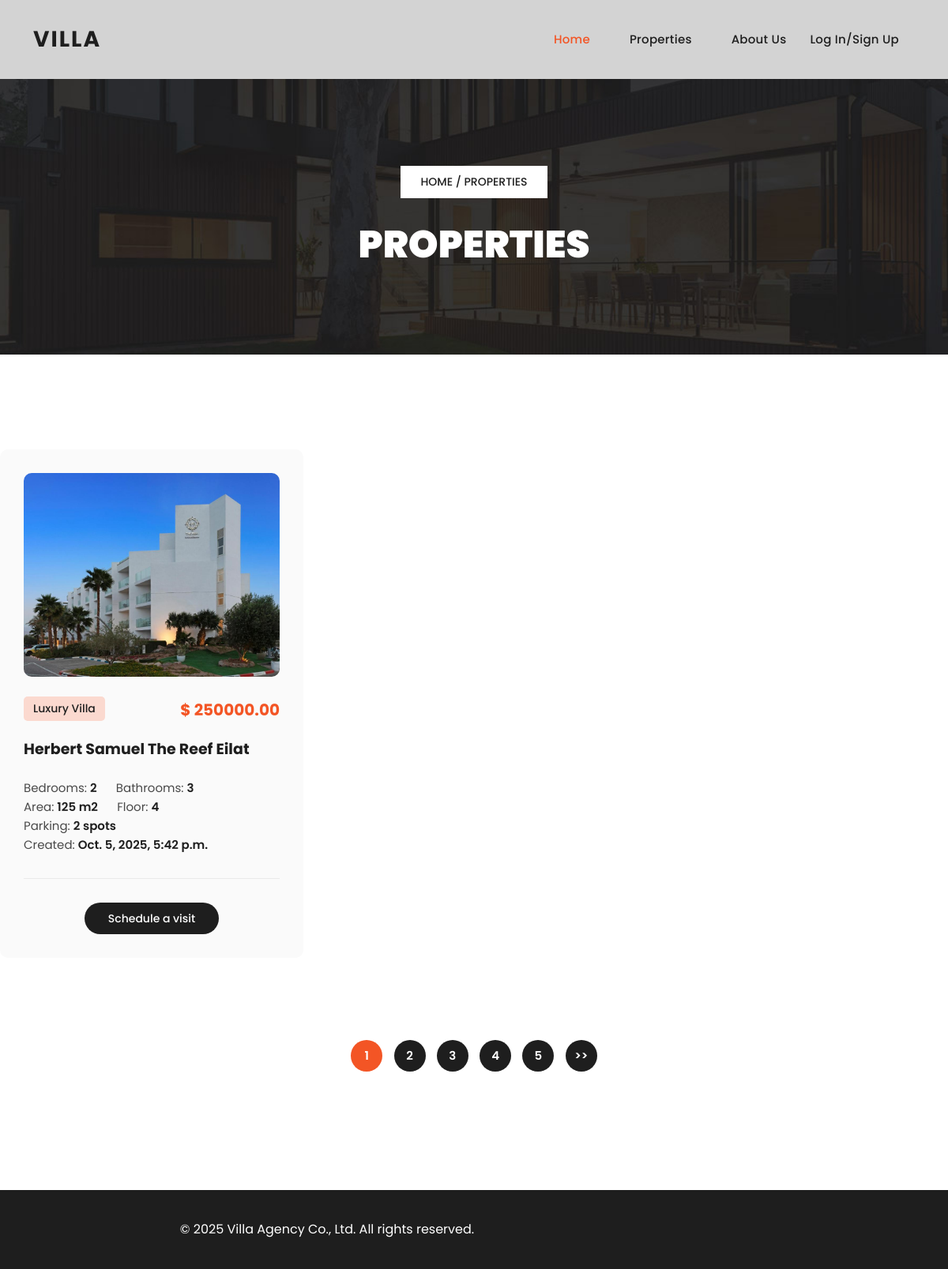
The page /all-properties/ on the database as committed earlier.
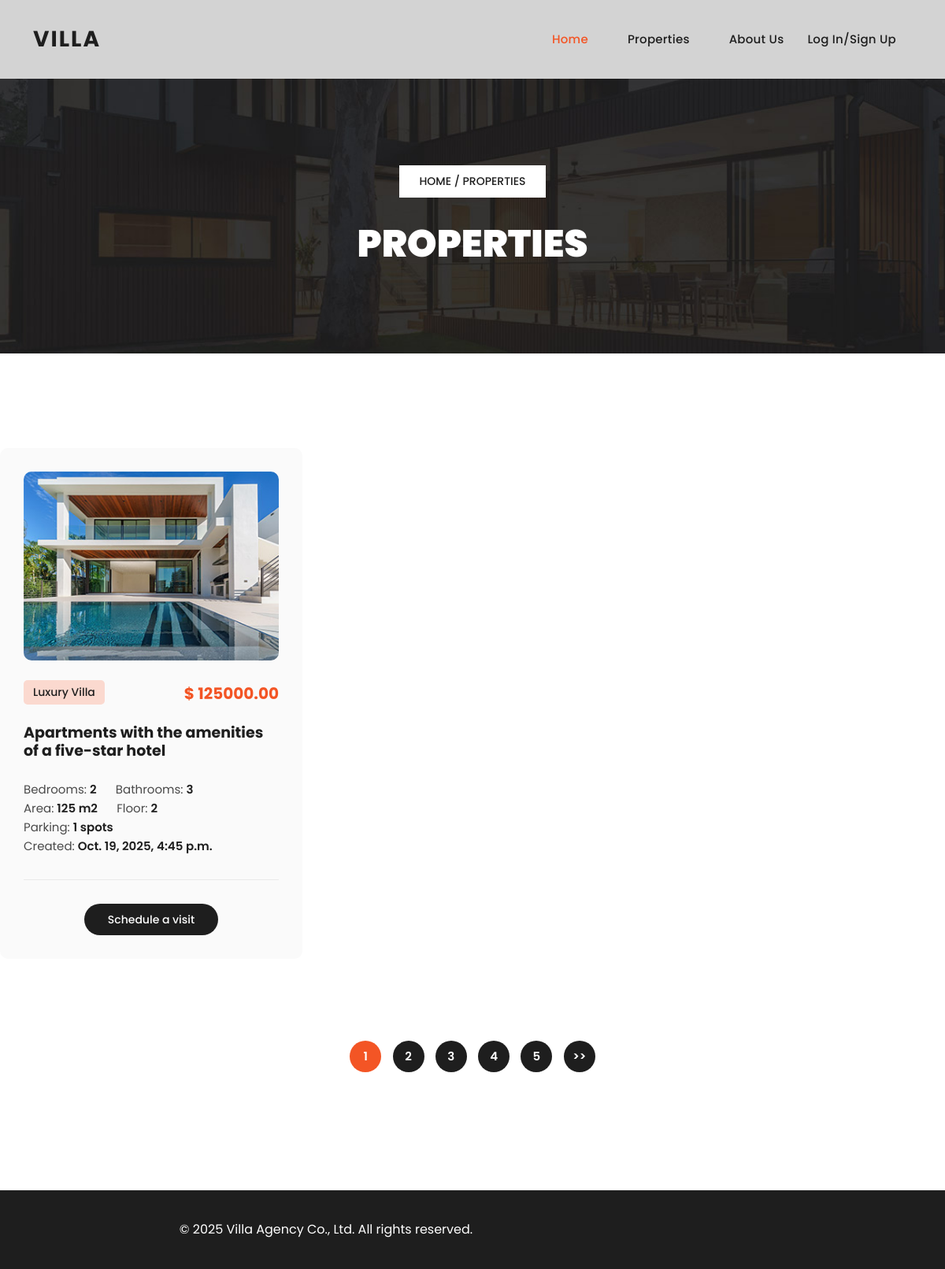
The same page on the database as committed later.
### properties/models.py (models this page shows, shortened)
class Property(models.Model):
    title = models.CharField(max_length=200)
    category = models.CharField(max_length=200)
    description = models.TextField(null=True, blank=True)
    price = models.DecimalField(max_digits=12, decimal_places=2)
    image = models.ImageField(null=True, blank=True, upload_to='properties/%Y/%m/%d/', default='default.jpg')
    bedrooms = models.PositiveIntegerField(null=True, blank=True)
    bathrooms = models.PositiveIntegerField(null=True, blank=True)
    area = models.CharField(max_length=50, null=True, blank=True)
    floor = models.PositiveIntegerField(null=True, blank=True)
    parking = models.PositiveIntegerField(null=True, blank=True)
    created = models.DateTimeField(auto_now_add=True)

### properties/views.py (the view)
# urls.py: path('all-properties/', views.all_properties, name='all_properties'),
def all_properties(request):
    pr = Property.objects.all()
    page = request.GET.get('page')
    results = 1
    paginator = Paginator(pr, results)
    try:
        pr = paginator.page(page)
    except PageNotAnInteger:
        page = 1
        pr = paginator.page(page)
    except EmptyPage:
        page = paginator.num_pages
        pr = paginator.page(page)
    left_index = int(page) - 4
    if left_index < 1:
        left_index = 1
    right_index = int(page) + 5
    if right_index > paginator.num_pages:
        right_index = paginator.num_pages + 1
    custom_range = range(left_index, right_index)
    context = {
        'properties': pr,
        "paginator": paginator,
        "custom_range": custom_range
    }
    return render(request, 'properties/all_properties.html', context)

### properties/templates/properties/all_properties.html (shortened to what this page needs)
{% extends 'properties/base.html'%}
{% block content %}
  <div class="page-heading header-text">
    <div class="container">
      <div class="row">
        <div class="col-lg-12">
          <span class="breadcrumb"><a href="{% url 'index' %}">Home</a> / Properties</span>
          <h3>Properties</h3>
        </div>
      </div>
    </div>
  </div>
  <div class="section properties">
    <div class="row">
      {% for property in properties %}
        <div class="col-lg-4 col-md-6 mb-4">
          <div class="item">
            <a href="{% url 'details_property' property.id %}">
              <img src="{{ property.image.url }}" alt="" class="img-fluid">
            </a>
            <span class="category">{{ property.category }}</span>
            <h6>$ {{ property.price }}</h6>
            <h4><a href="{% url 'details_property' property.id %}">{{ property.title }}</a></h4>
            <ul>
              <li>Bedrooms: <span>{{ property.bedrooms }}</span></li>
              <li>Bathrooms: <span>{{ property.bathrooms }}</span></li>
              <li>Area: <span>{{ property.area }} m2</span></li>
              <li>Floor: <span>{{ property.floor }}</span></li>
              <li>Parking: <span>{{ property.parking }} spots</span></li>
              <li>Created: <span>{{ property.created }}</span></li>
            </ul>
            <div class="main-button">
              <a href="{% url 'details_property' property.id %}">Schedule a visit</a>
            </div>
          </div>
        </div>
      {% endfor %}
    </div>
 {% if properties.has_other_pages %}
      <div class="row">
        <div class="col-lg-12">
          <ul class="pagination">
      {% for page in custom_range %}
              {% if page == properties.number %}
      <li><a href="?page={{ page }}" class="is_active">{{ page }}</a></li>
              {% else %}
      <li><a href="?page={{ page }}">{{ page }}</a></li>
              {% endif %}
      {% endfor %}
       {% if properties.has_next %}
          <li><a href="?page={{ properties.next_page_number }}">&gt&gt</a></li>
       {% endif %}
          </ul>
        </div>
      </div>
 {% endif %}
    </div>
{% endblock %}

Rows that differ between the two databases and show on the page:
changed Property "Luxury Villa": image: a different picture; price "250000.00" → "125000.00"; title "Herbert Samuel The Reef Eilat" → "Apartments with the amenities of a five-star hotel"; floor "4" → "2"; parking "2" → "1"; created "Oct. 5, 2025, 5:42 p.m." → "Oct. 19, 2025, 4:45 p.m."
